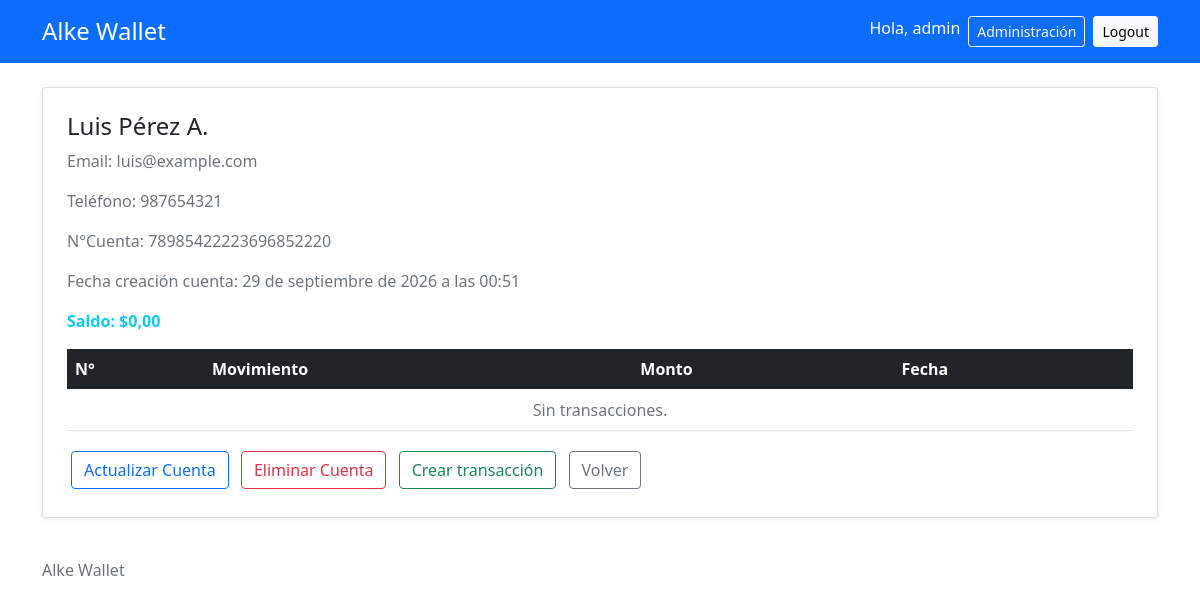
Page /clientes/19/ (signed in) on the committed database.
### gestion/models.py (models this page shows, shortened)
class Cliente(models.Model):
    nombre = models.CharField(max_length=100)
    email = models.EmailField(unique=True)
    telefono = models.CharField(max_length=20, blank=True)
    fecha_registro = models.DateTimeField(auto_now_add=True)
    class Meta:
        ordering = ["nombre"]
        verbose_name = "Cliente"
        verbose_name_plural = "Clientes"

class Cuenta(models.Model):
    cliente = models.OneToOneField(Cliente, on_delete=models.PROTECT, related_name="cuenta")
    numero = models.CharField(max_length=20, unique=True)
    contactos_autorizados = models.ManyToManyField(Cliente, blank=True, related_name="cuentas_autorizadas")
    fecha_creacion = models.DateTimeField(auto_now_add=True)
    class Meta:
        verbose_name = "Cuenta"
        verbose_name_plural = "Cuentas"
    @property
    def saldo(self):
        ingresos = self.transacciones.filter(tipo="ingreso").aggregate(total=Sum("monto"))["total"] or Decimal("0.00")
        egresos = self.transacciones.filter(tipo="egreso").aggregate(total=Sum("monto"))["total"] or Decimal("0.00")
        return ingresos - egresos

### gestion/views.py (the view)
# urls.py: path("clientes/<int:pk>/", ClienteDetailView.as_view(), name="detalle_cliente"),
class ClienteDetailView(AccesoPersonalMixin, DetailView):
    model = Cliente
    template_name = "gestion/detalle_cliente.html"
    context_object_name = "cliente"
    def get_context_data(self, **kwargs):
        contexto = super().get_context_data(**kwargs)
        cuenta = Cuenta.objects.filter(
            cliente=self.object
        ).first()
        contexto["cuenta"] = cuenta
        contexto["titulo"] = "Detalle cliente"
        contexto["movimientos"] = cuenta.transacciones.all() if cuenta else []
        return contexto

### gestion/views.py (called while the page is built)
    def test_func(self):
        return self.request.user.is_staff

### gestion/templates/gestion/detalle_cliente.html (shortened to what this page needs)
{% extends "base.html" %}
{% block content %}
<div class="row justify-content-center">
    <div class="col-bd-8">
        <div class="card shadow-sm">
            <div class="card-body p-4">
                <h1 class="h4">{{ cliente.nombre }}</h1>
                <p class="text-muted">Email: {{ cliente.email }}</p>
                <p class="text-muted">Teléfono: {{ cliente.telefono }}</p>
                {% if cuenta %}
                    <p class="text-muted">N°Cuenta: {{ cuenta.numero }}</p>
                    <p class="text-muted">Fecha creación cuenta: {{cuenta.fecha_creacion}}</p>
                <p class="{% if cuenta.saldo < 0 %}text-danger{% elif cuenta.saldo == 0%}text-info{% else %}text-success{% endif %}"><strong>Saldo: ${{cuenta.saldo|floatformat:2}}</strong></p>
                    <div class="table-responsive">
                        <table class="table table-hover">
                            <thead class="table-dark">
                                <tr>
                                    <th>N°</th>
                                    <th>Movimiento</th>
                                    <th>Monto</th>
                                    <th>Fecha</th>
                                </tr>
                            </thead>
                            <tbody>
                                {% for m in movimientos %}
                                    <tr>
                                        <td>{{forloop.counter}}</td>
                                        <td><span class="{% if m.tipo == 'ingreso' %}badge bg-success{% else %}badge bg-danger{% endif %}">{{m.get_tipo_display}}</span></td>
                                        <td>{{m.monto}}</td>
                                        <td>{{m.fecha}}</td>
                                    </tr>
                                {% empty %}
                                    <tr>
                                        <td colspan="4" class="text-center text-muted">Sin transacciones.</td>
                                    </tr>
                                {% endfor %}
                            </tbody>
                        </table>
                    </div>
                    <a href="{% url 'actualizar_cuenta' cuenta.pk %}" class="btn btn-outline-primary m-1">Actualizar Cuenta</a>
                    <a href="{% url 'eliminar_cuenta' cuenta.pk %}" class="btn btn-outline-danger m-1">Eliminar Cuenta</a>
                    <a href="{% url 'crear_transaccion' cuenta.pk %}" class="btn btn-outline-success m-1">Crear transacción</a>
                {% else %}
                    <p class="text-danger"><strong>Sin cuenta asociada.</strong></p>
                    <a href="{% url 'crear_cuenta' cliente.pk %}" class="btn btn-outline-primary m-1">Crear Cuenta</a>
                {% endif %}
                <a href="{% url 'lista_clientes' %}" class="btn btn-outline-secondary m-1">Volver</a>
            </div>
        </div>
    </div>
</div>
{% endblock %}

### gestion/templates/base.html (shortened to what this page needs)
{% load static %}
<!DOCTYPE html>
<html lang="es">
    <head>
        <link href="https://cdn.jsdelivr.net/npm/bootstrap@5.0.2/dist/css/bootstrap.min.css" rel="stylesheet">
    </head>
    <body>
        <header class="bg-primary text-white py-3">
            <div class="container">
                <div class="d-flex flex-wrap gap-3 justify-content-between align-items-center">
                    <a href="{% url 'lista_clientes' %}" class="h4 text-white text-decoration-none mb-0">Alke Wallet</a>
                    {% if user.is_authenticated %}
                        <div class="d-flex flex-wrap gap-2">
                            <span>Hola, {{ user.username }}</span>
                            {% if user.is_staff %}
                                <a href="{% url 'admin:index' %}" class="btn btn-outline-light btn-sm">Administración</a>
                            {% endif %}
                            <form method="post" action="{% url 'logout' %}">
                                <button type="submit" class="btn btn-light btn-sm">Logout</button>
                            </form>
                        </div>
                    {% endif %}
                </div>
            </div>
        </header>
        <main class="container py-4">
            {% block content %}
            {% endblock %}
        </main>
        <footer class="container boder-top py-3 text-muted">
            Alke Wallet
        </footer>
    </body>
</html>

### rows in the picture
Cliente: nombre "Luis Pérez A.", email "luis@example.com", telefono "987654321"
Cuenta: numero "78985422223696852220", fecha_creacion "29 de septiembre de 2026 a las 00:51", saldo "0,00"

### other values in the picture
{{ user.username }} "admin"
